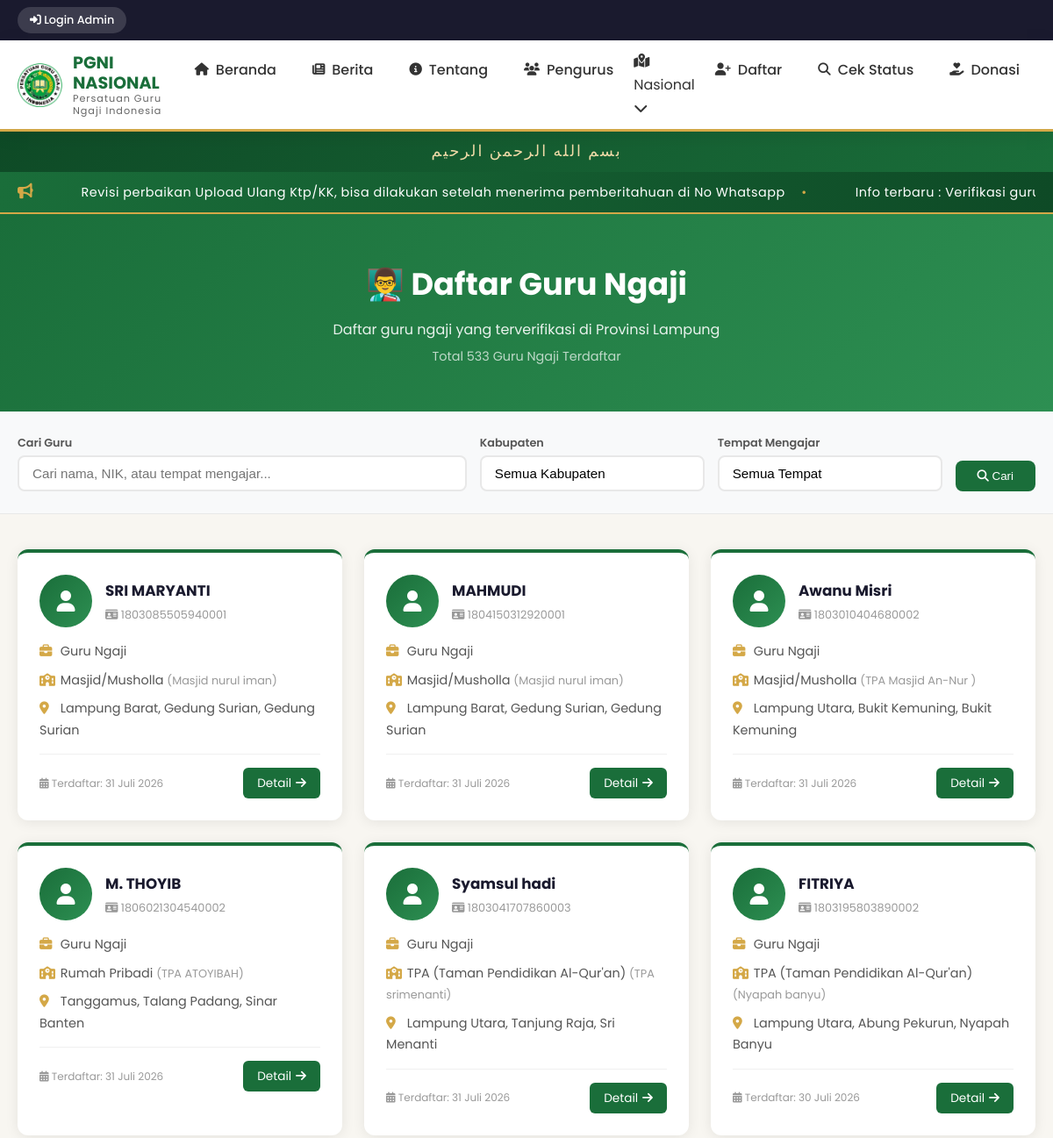
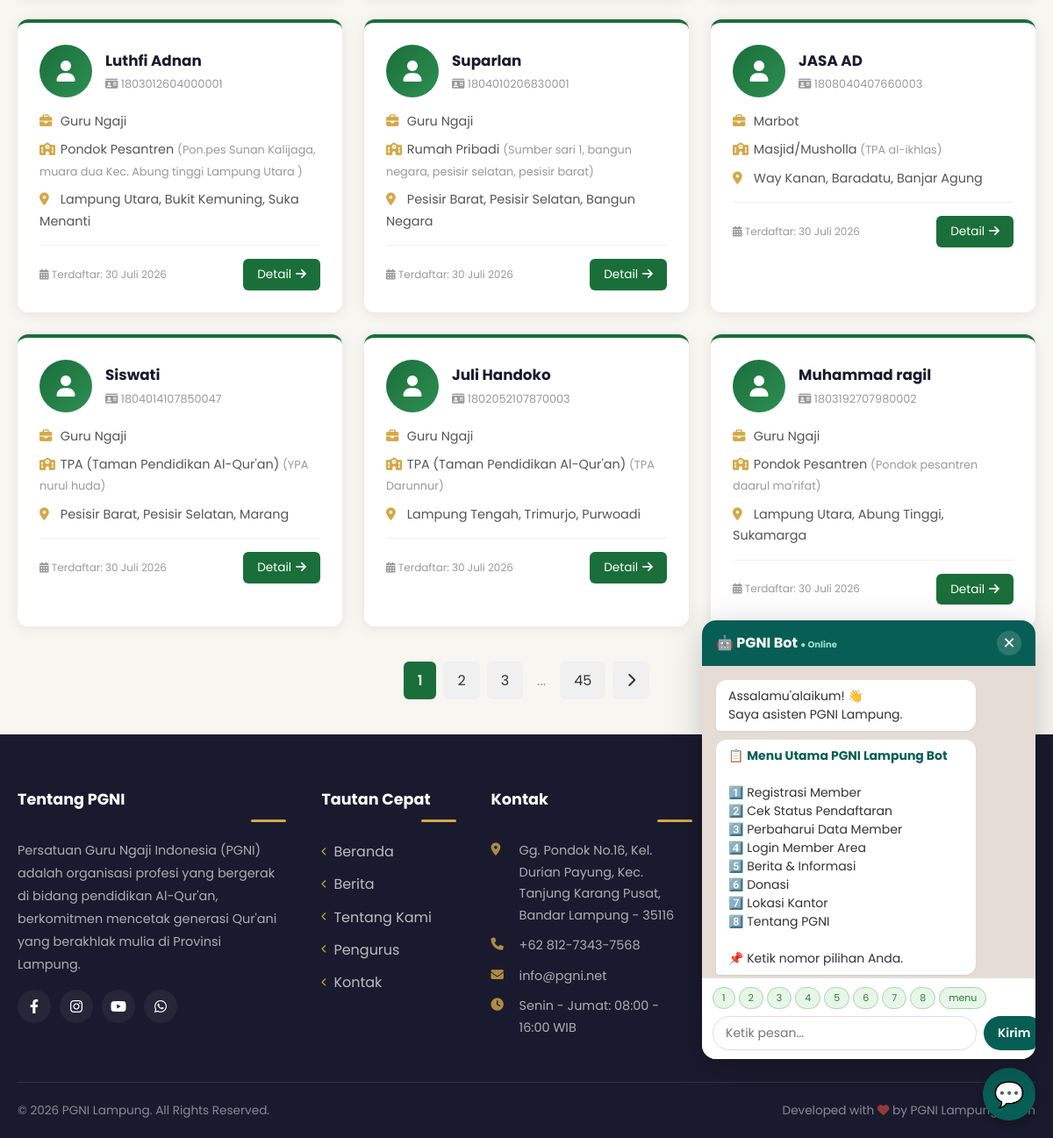
Screenshot of /guru.php with the database file from the repository (2 pictures, top to bottom).
### tables this page shows
CREATE TABLE `guru_ngaji` (
  `id` int(11) NOT NULL AUTO_INCREMENT,
  `nik` varchar(20) NOT NULL,
  `nomor_kta` varchar(50) DEFAULT NULL COMMENT 'Nomor KTA khusus',
  `kta_berlaku_sampai` date DEFAULT NULL COMMENT 'Masa berlaku KTA',
  `kta_qr_code` varchar(255) DEFAULT NULL COMMENT 'Path QR Code KTA',
  `nama` varchar(100) NOT NULL,
  `nama_lengkap` varchar(100) DEFAULT NULL,
  `tempat_lahir` varchar(100) DEFAULT NULL,
  `tanggal_lahir` date DEFAULT NULL,
  `jenis_kelamin` enum('Laki-laki','Perempuan') DEFAULT NULL COMMENT 'Jenis kelamin',
  `status_perkawinan` enum('Belum Kawin','Kawin','Cerai') DEFAULT NULL COMMENT 'Status perkawinan',
  `jumlah_anak` tinyint(2) DEFAULT 0 COMMENT 'Jumlah anak',
  `agama` varchar(20) DEFAULT NULL COMMENT 'Agama',
  `no_telp` varchar(20) DEFAULT NULL,
  `facebook` varchar(100) DEFAULT NULL COMMENT 'Akun Facebook',
  `instagram` varchar(100) DEFAULT NULL COMMENT 'Akun Instagram',
  `whatsapp` varchar(20) DEFAULT NULL COMMENT 'Nomor WhatsApp',
  `email` varchar(100) DEFAULT NULL,
  `kontak_darurat_nama` varchar(100) DEFAULT NULL COMMENT 'Nama kontak darurat',
  `kontak_darurat_telp` varchar(20) DEFAULT NULL COMMENT 'Telepon kontak darurat',
  `tempat_mengajar` varchar(200) NOT NULL,
  `tempat_mengajar_detail` varchar(100) DEFAULT NULL,
  `jenis_profesi` varchar(50) DEFAULT NULL,
  `status_pekerjaan` varchar(50) DEFAULT NULL COMMENT 'Status pekerjaan',
  `mulai_mengajar` date DEFAULT NULL COMMENT 'Tanggal mulai mengajar',
  `sertifikasi` varchar(100) DEFAULT NULL COMMENT 'Sertifikasi yang dimiliki',
  `pendidikan_terakhir` varchar(50) DEFAULT NULL COMMENT 'Pendidikan terakhir',
  `jurusan` varchar(100) DEFAULT NULL COMMENT 'Jurusan/spesialisasi',
  `tahun_lulus` year(4) DEFAULT NULL COMMENT 'Tahun lulus pendidikan',
  `bank` varchar(50) DEFAULT NULL,
  `no_rekening` varchar(50) DEFAULT NULL,
  `foto_profil` varchar(255) DEFAULT NULL,
  `kabupaten_id` int(11) DEFAULT NULL,
  `kecamatan_id` int(11) DEFAULT NULL,
  `desa_id` int(11) DEFAULT NULL,
  `alamat` text DEFAULT NULL,
  `kode_pos` varchar(10) DEFAULT NULL COMMENT 'Kode pos',
  `ktp_file` varchar(255) DEFAULT NULL,
  `kk_file` varchar(255) DEFAULT NULL,
  `password` varchar(255) DEFAULT NULL COMMENT 'Password hash untuk login member',
  `status_verifikasi` enum('pending','disetujui','ditolak') DEFAULT 'pending',
  `verified_by` int(11) DEFAULT NULL COMMENT 'ID user yang memverifikasi',
  `verified_at` datetime DEFAULT NULL COMMENT 'Waktu verifikasi dilakukan',
  `catatan_verifikasi` text DEFAULT NULL COMMENT 'Catatan verifikasi admin',
  `alasan_ditolak` text DEFAULT NULL COMMENT 'Alasan penolakan verifikasi',
  `status` enum('aktif','nonaktif') DEFAULT 'aktif',
  `created_by` int(11) DEFAULT NULL,
  `created_at` timestamp NULL DEFAULT current_timestamp(),
  `updated_at` timestamp NULL DEFAULT current_timestamp() ON UPDATE current_timestamp(),
  `last_login` datetime DEFAULT NULL COMMENT 'Terakhir kali login',
  `provinsi` varchar(100) DEFAULT NULL,
  `kabupaten_kota` varchar(100) DEFAULT NULL,
  `kecamatan` varchar(100) DEFAULT NULL,
  `kelurahan_desa` varchar(100) DEFAULT NULL,
  `lama_mengajar` int(11) DEFAULT NULL,
  `nama_lembaga` varchar(255) DEFAULT NULL,
  `jenis_lembaga` int(11) DEFAULT NULL,
  `alamat_lembaga` varchar(255) DEFAULT NULL,
  PRIMARY KEY (`id`),
  UNIQUE KEY `nik` (`nik`),
  KEY `kabupaten_id` (`kabupaten_id`),
  KEY `kecamatan_id` (`kecamatan_id`),
  KEY `desa_id` (`desa_id`),
  KEY `created_by` (`created_by`)
);

CREATE TABLE `kabupaten` (
  `id` int(11) NOT NULL AUTO_INCREMENT,
  `provinsi_id` int(11) DEFAULT NULL,
  `nama` varchar(100) NOT NULL,
  `kode` varchar(10) DEFAULT NULL,
  `created_at` datetime DEFAULT current_timestamp(),
  PRIMARY KEY (`id`),
  KEY `provinsi_id` (`provinsi_id`)
);

CREATE TABLE `kecamatan` (
  `id` int(11) NOT NULL AUTO_INCREMENT,
  `kabupaten_id` int(11) DEFAULT NULL,
  `nama` varchar(100) NOT NULL,
  `kode` varchar(10) DEFAULT NULL,
  `created_at` datetime DEFAULT current_timestamp(),
  PRIMARY KEY (`id`),
  KEY `kabupaten_id` (`kabupaten_id`)
);

CREATE TABLE `desa` (
  `id` int(11) NOT NULL AUTO_INCREMENT,
  `kecamatan_id` int(11) DEFAULT NULL,
  `nama` varchar(100) NOT NULL,
  `kode` varchar(10) DEFAULT NULL,
  `created_at` datetime DEFAULT current_timestamp(),
  PRIMARY KEY (`id`),
  KEY `kecamatan_id` (`kecamatan_id`)
);

### include/functions.php (called while the page is built, shortened)
<?php
function tanggal_indonesia($tanggal) {
    $bulan = array(
        1 => 'Januari', 'Februari', 'Maret', 'April', 'Mei', 'Juni',
        'Juli', 'Agustus', 'September', 'Oktober', 'November', 'Desember'
    );
    $tgl = date('j', strtotime($tanggal));
    $bln = $bulan[(int)date('n', strtotime($tanggal))];
    $thn = date('Y', strtotime($tanggal));
    return $tgl . ' ' . $bln . ' ' . $thn;
}

### guru.php (the view, shortened to what this page needs)
<?php
$root_path = __DIR__;
require_once $root_path . '/include/functions.php';
$per_page = 12;
$page = isset($_GET['page']) ? (int)$_GET['page'] : 1;
$page = max(1, $page);
$offset = ($page - 1) * $per_page;
$search = isset($_GET['search']) ? trim($_GET['search']) : '';
$kabupaten_id = isset($_GET['kabupaten']) ? (int)$_GET['kabupaten'] : 0;
$tempat_mengajar = isset($_GET['tempat']) ? trim($_GET['tempat']) : '';
$count_query = "SELECT COUNT(*) as total FROM guru_ngaji WHERE status = 'aktif' AND status_verifikasi = 'disetujui'";
$count_result = mysqli_query($conn, $count_query);
if (!$count_result) {
    $total_data = 0;
} else {
    $total_data = mysqli_fetch_assoc($count_result)['total'];
}
$total_pages = ceil($total_data / $per_page);
$query = "SELECT g.*,
          k.nama as kabupaten_nama,
          kec.nama as kecamatan_nama,
          d.nama as desa_nama
          FROM guru_ngaji g
          LEFT JOIN kabupaten k ON g.kabupaten_id = k.id
          LEFT JOIN kecamatan kec ON g.kecamatan_id = kec.id
          LEFT JOIN desa d ON g.desa_id = d.id
          WHERE g.status = 'aktif' AND g.status_verifikasi = 'disetujui'";
$query .= " ORDER BY g.created_at DESC LIMIT $offset, $per_page";
$guru_list = mysqli_query($conn, $query);
include $root_path . '/include/header.php';
?>
<div class="page-banner" style="background: linear-gradient(135deg, #1a6e3a, #2d8f52); padding: 50px 0; color: #fff; text-align: center; direction: ltr;">
    <div class="container" style="max-width: 1200px; margin: 0 auto; padding: 0 20px;">
        <h1 style="font-size: 2.2rem; margin-bottom: 8px;">👨‍🏫 Daftar Guru Ngaji</h1>
        <p style="font-size: 1rem; opacity: 0.9;">Daftar guru ngaji yang terverifikasi di Provinsi Lampung</p>
        <p style="font-size: 0.9rem; opacity: 0.7; margin-top: 5px;">
            Total <?php echo number_format($total_data); ?> Guru Ngaji Terdaftar
        </p>
    </div>
</div>
<section class="filter-section" style="padding: 25px 0; background: #f8f9fa; border-bottom: 1px solid #e8e8e8;">
    <div class="container" style="max-width: 1200px; margin: 0 auto; padding: 0 20px;">
        <form action="" method="GET" style="display: flex; gap: 15px; flex-wrap: wrap; align-items: flex-end; direction: ltr;">
            <div style="flex: 2; min-width: 200px; text-align: left;">
                <label style="display: block; font-size: 0.8rem; font-weight: 600; color: #555; margin-bottom: 4px; text-align: left;">Cari Guru</label>
                <input type="text" name="search" placeholder="Cari nama, NIK, atau tempat mengajar..."
                       value="<?php echo htmlspecialchars($search); ?>"
                       style="width: 100%; padding: 10px 15px; border: 2px solid #e8e8e8; border-radius: 8px; font-size: 0.95rem; transition: all 0.3s ease; direction: ltr; text-align: left;">
            </div>
            <div style="flex: 1; min-width: 150px; text-align: left;">
                <label style="display: block; font-size: 0.8rem; font-weight: 600; color: #555; margin-bottom: 4px; text-align: left;">Kabupaten</label>
                <select name="kabupaten" style="width: 100%; padding: 10px 15px; border: 2px solid #e8e8e8; border-radius: 8px; font-size: 0.95rem; background: #fff; appearance: none; direction: ltr; text-align: left;">
                    <option value="">Semua Kabupaten</option>
                </select>
            </div>
            <div style="flex: 1; min-width: 150px; text-align: left;">
                <label style="display: block; font-size: 0.8rem; font-weight: 600; color: #555; margin-bottom: 4px; text-align: left;">Tempat Mengajar</label>
                <select name="tempat" style="width: 100%; padding: 10px 15px; border: 2px solid #e8e8e8; border-radius: 8px; font-size: 0.95rem; background: #fff; appearance: none; direction: ltr; text-align: left;">
                    <option value="">Semua Tempat</option>
                </select>
            </div>
            <div style="display: flex; gap: 10px; flex-wrap: wrap;">
                <button type="submit" style="padding: 10px 25px; background: #1a6e3a; color: #fff; border: none; border-radius: 8px; cursor: pointer; font-weight: 500; transition: all 0.3s ease;">
                    <i class="fas fa-search"></i> Cari
                </button>
            </div>
        </form>
    </div>
</section>
<section class="guru-list-section" style="padding: 40px 0;">
    <div class="container" style="max-width: 1200px; margin: 0 auto; padding: 0 20px;">
        <?php if ($guru_list && mysqli_num_rows($guru_list) > 0): ?>
            <div style="display: grid; grid-template-columns: repeat(auto-fill, minmax(280px, 1fr)); gap: 25px; direction: ltr;">
                <?php while ($guru = mysqli_fetch_assoc($guru_list)): ?>
                    <div class="guru-card" style="background: #fff; border-radius: 12px; padding: 25px; box-shadow: 0 2px 15px rgba(0,0,0,0.08); transition: all 0.3s ease; border-top: 4px solid #1a6e3a; direction: ltr; text-align: left;">
                        <div style="display: flex; align-items: center; gap: 15px; margin-bottom: 15px; text-align: left;">
                            <div style="width: 60px; height: 60px; background: linear-gradient(135deg, #1a6e3a, #2d8f52); border-radius: 50%; display: flex; align-items: center; justify-content: center; font-size: 1.5rem; color: #fff; flex-shrink: 0;">
                                <i class="fas fa-user"></i>
                            </div>
                            <div style="flex: 1; min-width: 0; text-align: left;">
                                <h3 style="font-size: 1.05rem; color: #1a1a2e; margin-bottom: 2px; white-space: nowrap; overflow: hidden; text-overflow: ellipsis; text-align: left;">
                                    <?php echo htmlspecialchars($guru['nama']); ?>
                                </h3>
                                <div style="font-size: 0.8rem; color: #999; text-align: left;">
                                    <i class="fas fa-id-card"></i> <?php echo htmlspecialchars($guru['nik']); ?>
                                </div>
                            </div>
                        </div>
                        <div style="display: grid; gap: 8px; font-size: 0.9rem; color: #555; text-align: left;">
                            <?php if (!empty($guru['jenis_profesi'])): ?>
                                <div style="text-align: left;">
                                    <i class="fas fa-briefcase" style="color: #d4a847; width: 20px;"></i>
                                    <?php echo htmlspecialchars($guru['jenis_profesi']); ?>
                                </div>
                            <?php endif; ?>
                            <div style="text-align: left;">
                                <i class="fas fa-school" style="color: #d4a847; width: 20px;"></i>
                                <?php echo htmlspecialchars($guru['tempat_mengajar']); ?>
                                <?php if (!empty($guru['tempat_mengajar_detail'])): ?>
                                    <span style="color: #999; font-size: 0.8rem;">(<?php echo htmlspecialchars($guru['tempat_mengajar_detail']); ?>)</span>
                                <?php endif; ?>
                            </div>
                            <?php if (!empty($guru['kabupaten_nama'])): ?>
                                <div style="text-align: left;">
                                    <i class="fas fa-map-marker-alt" style="color: #d4a847; width: 20px;"></i>
                                    <?php
                                    $lokasi = $guru['kabupaten_nama'];
                                    if (!empty($guru['kecamatan_nama'])) {
                                        $lokasi .= ', ' . $guru['kecamatan_nama'];
                                    }
                                    if (!empty($guru['desa_nama'])) {
                                        $lokasi .= ', ' . $guru['desa_nama'];
                                    }
                                    echo htmlspecialchars($lokasi);
                                    ?>
                                </div>
                            <?php endif; ?>
                        </div>
                        <div style="margin-top: 15px; padding-top: 15px; border-top: 1px solid #f0f0f0; display: flex; justify-content: space-between; align-items: center; flex-wrap: wrap; gap: 10px; text-align: left;">
                            <span style="font-size: 0.75rem; color: #999; text-align: left;">
                                <i class="fas fa-calendar-alt"></i> Terdaftar: <?php echo tanggal_indonesia($guru['created_at']); ?>
                            </span>
                            <a href="guru_detail.php?id=<?php echo $guru['id']; ?>"
                               style="display: inline-flex; align-items: center; gap: 5px; padding: 6px 16px; background: #1a6e3a; color: #fff; border-radius: 6px; text-decoration: none; font-size: 0.85rem; transition: all 0.3s ease;">
                                Detail <i class="fas fa-arrow-right"></i>
                            </a>
                        </div>
                    </div>
                <?php endwhile; ?>
            </div>
            <?php if ($total_pages > 1): ?>
                <div class="pagination" style="display: flex; justify-content: center; gap: 8px; margin-top: 40px; flex-wrap: wrap; direction: ltr;">
                    <?php
                    $start_page = max(1, $page - 2);
                    $end_page = min($total_pages, $page + 2);
                    for ($i = $start_page; $i <= $end_page; $i++):
                    ?>
                        <a href="?page=<?php echo $i; ?><?php echo !empty($search) ? '&search=' . urlencode($search) : ''; ?><?php echo $kabupaten_id > 0 ? '&kabupaten=' . $kabupaten_id : ''; ?><?php echo !empty($tempat_mengajar) ? '&tempat=' . urlencode($tempat_mengajar) : ''; ?>"
                           style="padding: 8px 16px; background: <?php echo $i == $page ? '#1a6e3a' : '#f0f0f0'; ?>; color: <?php echo $i == $page ? '#fff' : '#333'; ?>; border-radius: 6px; text-decoration: none; <?php echo $i == $page ? 'font-weight: 600;' : ''; ?> transition: all 0.3s ease;">
                            <?php echo $i; ?>
                        </a>
                    <?php endfor; ?>
                    <?php
                    if ($end_page < $total_pages) {
                        if ($end_page < $total_pages - 1) echo '<span style="padding: 8px 8px; color: #999;">...</span>';
                        echo '<a href="?page=' . $total_pages . (!empty($search) ? '&search=' . urlencode($search) : '') . ($kabupaten_id > 0 ? '&kabupaten=' . $kabupaten_id : '') . (!empty($tempat_mengajar) ? '&tempat=' . urlencode($tempat_mengajar) : '') . '" style="padding: 8px 16px; background: #f0f0f0; border-radius: 6px; text-decoration: none; color: #333; transition: all 0.3s ease;">' . $total_pages . '</a>';
                    }
                    ?>
                    <?php if ($page < $total_pages): ?>
                        <a href="?page=<?php echo $page + 1; ?><?php echo !empty($search) ? '&search=' . urlencode($search) : ''; ?><?php echo $kabupaten_id > 0 ? '&kabupaten=' . $kabupaten_id : ''; ?><?php echo !empty($tempat_mengajar) ? '&tempat=' . urlencode($tempat_mengajar) : ''; ?>"
                           style="padding: 8px 16px; background: #f0f0f0; border-radius: 6px; text-decoration: none; color: #333; transition: all 0.3s ease;">
                            <i class="fas fa-chevron-right"></i>
                        </a>
                    <?php endif; ?>
                </div>
            <?php endif; ?>
        <?php endif; ?>
    </div>
</section>
<?php include $root_path . '/include/footer.php'; ?>

### rows the page displays
guru_ngaji: nama "SRI MARYANTI", nik "1803085505940001", jenis_profesi "Guru Ngaji", tempat_mengajar "Masjid/Musholla", tempat_mengajar_detail "Masjid nurul iman", kabupaten.nama "Lampung Barat, Gedung Surian, Gedung Surian", created_at "31 Juli 2026"
guru_ngaji: nama "MAHMUDI", nik "1804150312920001", jenis_profesi "Guru Ngaji", tempat_mengajar "Masjid/Musholla", tempat_mengajar_detail "Masjid nurul iman", kabupaten.nama "Lampung Barat, Gedung Surian, Gedung Surian", created_at "31 Juli 2026"
guru_ngaji: nama "Awanu Misri", nik "1803010404680002", jenis_profesi "Guru Ngaji", tempat_mengajar "Masjid/Musholla", tempat_mengajar_detail "TPA Masjid An-Nur", kabupaten.nama "Lampung Utara, Bukit Kemuning, Bukit Kemuning", created_at "31 Juli 2026"
guru_ngaji: nama "M. THOYIB", nik "1806021304540002", jenis_profesi "Guru Ngaji", tempat_mengajar "Rumah Pribadi", tempat_mengajar_detail "TPA ATOYIBAH", kabupaten.nama "Tanggamus, Talang Padang, Sinar Banten", created_at "31 Juli 2026"
guru_ngaji: nama "Syamsul hadi", nik "1803041707860003", jenis_profesi "Guru Ngaji", tempat_mengajar "TPA (Taman Pendidikan Al-Qur'an)", tempat_mengajar_detail "TPA srimenanti", kabupaten.nama "Lampung Utara, Tanjung Raja, Sri Menanti", created_at "31 Juli 2026"
guru_ngaji: nama "FITRIYA", nik "1803195803890002", jenis_profesi "Guru Ngaji", tempat_mengajar "TPA (Taman Pendidikan Al-Qur'an)", tempat_mengajar_detail "Nyapah banyu", kabupaten.nama "Lampung Utara, Abung Pekurun, Nyapah Banyu", created_at "30 Juli 2026"
guru_ngaji: nama "Luthfi Adnan", nik "1803012604000001", jenis_profesi "Guru Ngaji", tempat_mengajar "Pondok Pesantren", tempat_mengajar_detail "Pon.pes Sunan Kalijaga, muara dua Kec. Abung tinggi Lampung Utara", kabupaten.nama "Lampung Utara, Bukit Kemuning, Suka Menanti", created_at "30 Juli 2026"
guru_ngaji: nama "Suparlan", nik "1804010206830001", jenis_profesi "Guru Ngaji", tempat_mengajar "Rumah Pribadi", tempat_mengajar_detail "Sumber sari 1, bangun negara, pesisir selatan, pesisir barat", kabupaten.nama "Pesisir Barat, Pesisir Selatan, Bangun Negara", created_at "30 Juli 2026"
guru_ngaji: nama "JASA AD", nik "1808040407660003", jenis_profesi "Marbot", tempat_mengajar "Masjid/Musholla", tempat_mengajar_detail "TPA al-ikhlas", kabupaten.nama "Way Kanan, Baradatu, Banjar Agung", created_at "30 Juli 2026"
guru_ngaji: nama "Siswati", nik "1804014107850047", jenis_profesi "Guru Ngaji", tempat_mengajar "TPA (Taman Pendidikan Al-Qur'an)", tempat_mengajar_detail "YPA nurul huda", kabupaten.nama "Pesisir Barat, Pesisir Selatan, Marang", created_at "30 Juli 2026"
guru_ngaji: nama "Juli Handoko", nik "1802052107870003", jenis_profesi "Guru Ngaji", tempat_mengajar "TPA (Taman Pendidikan Al-Qur'an)", tempat_mengajar_detail "TPA Darunnur", kabupaten.nama "Lampung Tengah, Trimurjo, Purwoadi", created_at "30 Juli 2026"
guru_ngaji: nama "Muhammad ragil", nik "1803192707980002", jenis_profesi "Guru Ngaji", tempat_mengajar "Pondok Pesantren", tempat_mengajar_detail "Pondok pesantren daarul ma'rifat", kabupaten.nama "Lampung Utara, Abung Tinggi, Sukamarga", created_at "30 Juli 2026"

### other values shown
$text "Revisi perbaikan Upload Ulang Ktp/KK, bisa dilakukan setelah menerima pemberitahuan di No Whatsapp"
$text "Info terbaru : Verifikasi…"
$total_data "533"
$total_pages "45"
